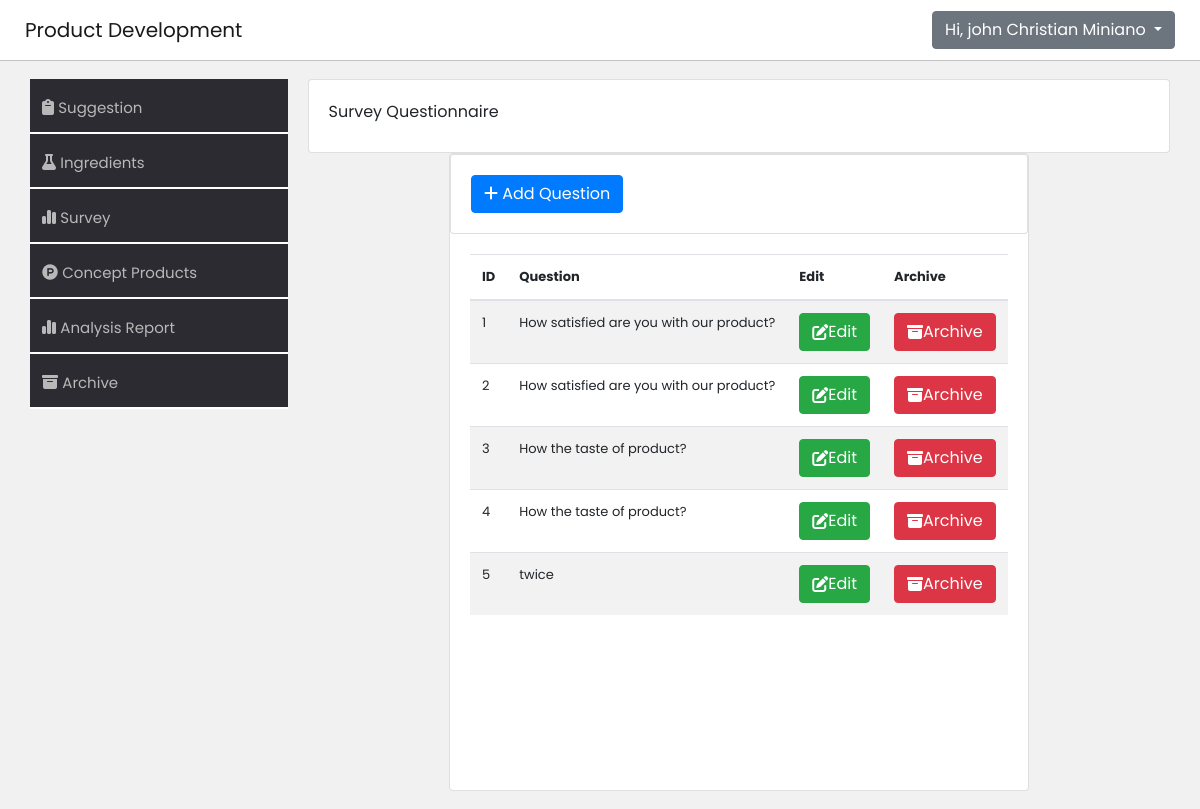
The page /product-development-system/webpage/survey.php (signed in) on the database as committed earlier.
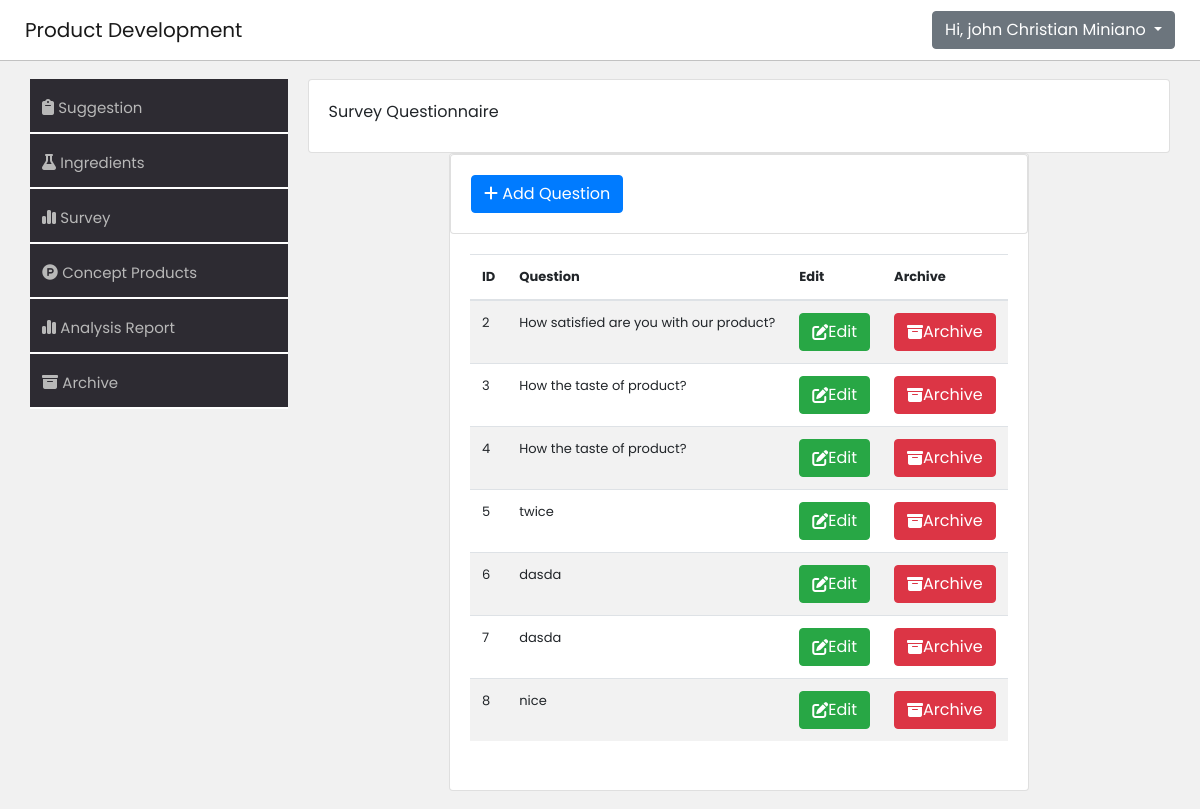
The same page on the database as committed later.
### tables this page shows
CREATE TABLE `tbl_question` (
  `id` int(11) NOT NULL,
  `question` varchar(255) DEFAULT NULL,
  `archive` varchar(255) DEFAULT NULL
);

### product-development-system/webpage/survey.php (the view, shortened to what the changed rows need)
<!DOCTYPE html>
<html lang="en">
<head>
    <link rel="stylesheet" href="https://stackpath.bootstrapcdn.com/bootstrap/4.2.1/css/bootstrap.min.css">
    <link rel="stylesheet" href="https://cdn.datatables.net/1.10.18/css/dataTables.bootstrap4.min.css">
    <link rel="stylesheet" href="./css/suggestion.css">
</head>
<body>
    <main>
        <div class="container ">
            <div class="cont-right">
                <div class="container">
                    <div class="card">
                        <div class="card-body">
                            <?php
                            include_once '../webpage/includes/db-connection.php';
                            $query = "SELECT * FROM tbl_question WHERE archive = 'false'";
                            $query_run = mysqli_query($conn, $query);
                            ?>
                            <table id="datatableid" class="table table-striped table-responsive">
                                <thead>
                                    <tr>
                                        <th scope="col"> ID</th>
                                        <th scope="col">Question</th>
                                        <th scope="col"> Edit </th>
                                        <th scope="col"> Archive </th>
                                    </tr>
                                </thead>
                                <tbody>
                                    <?php
                                    if ($query_run) {
                                        foreach ($query_run as $row) {
                                    ?>
                                            <tr>
                                                <td><?php echo $row['id']; ?></td>
                                                <td><?php echo $row['question']; ?></td>
                                                <td>
                                                    <button type="button" class="btn btn-success editbtn editbtn"><i class="fa-solid fa-pen-to-square" style="color: #ffffff;"></i> Edit</button>
                                                </td>
                                                <td>
                                                    <button type="button" class="btn btn-danger archivebtn archive"><i class="fa-solid fa-box-archive" style="color: #ffffff;"></i> Archive </button>
                                                </td>
                                            </tr>
                                    <?php
                                        }
                                    } else {
                                        echo "No Record Found";
                                    }
                                    ?>
                                </tbody>
                            </table>
                        </div>
                    </div>
                </div>
            </div>
        </div>
    </main>
</body>
</html>

Rows that differ between the two databases and show on the page:
no longer on this page (row edited): tbl_question: id "1", question "How satisfied are you with our product?"
added tbl_question: id "6", question "dasda"
added tbl_question: id "7", question "dasda"
added tbl_question: id "8", question "nice"
